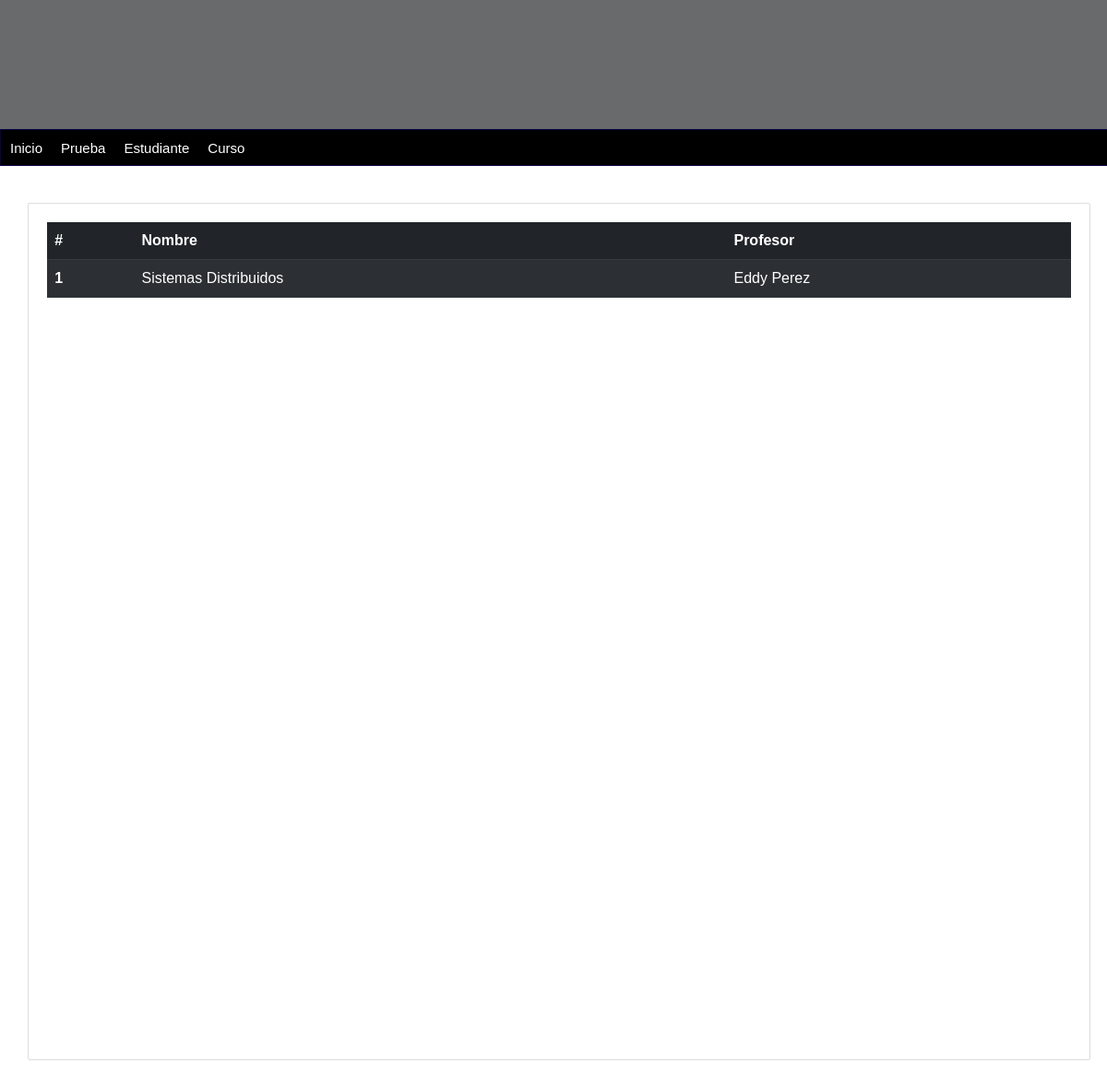
The page /curso/ on the database as committed earlier.
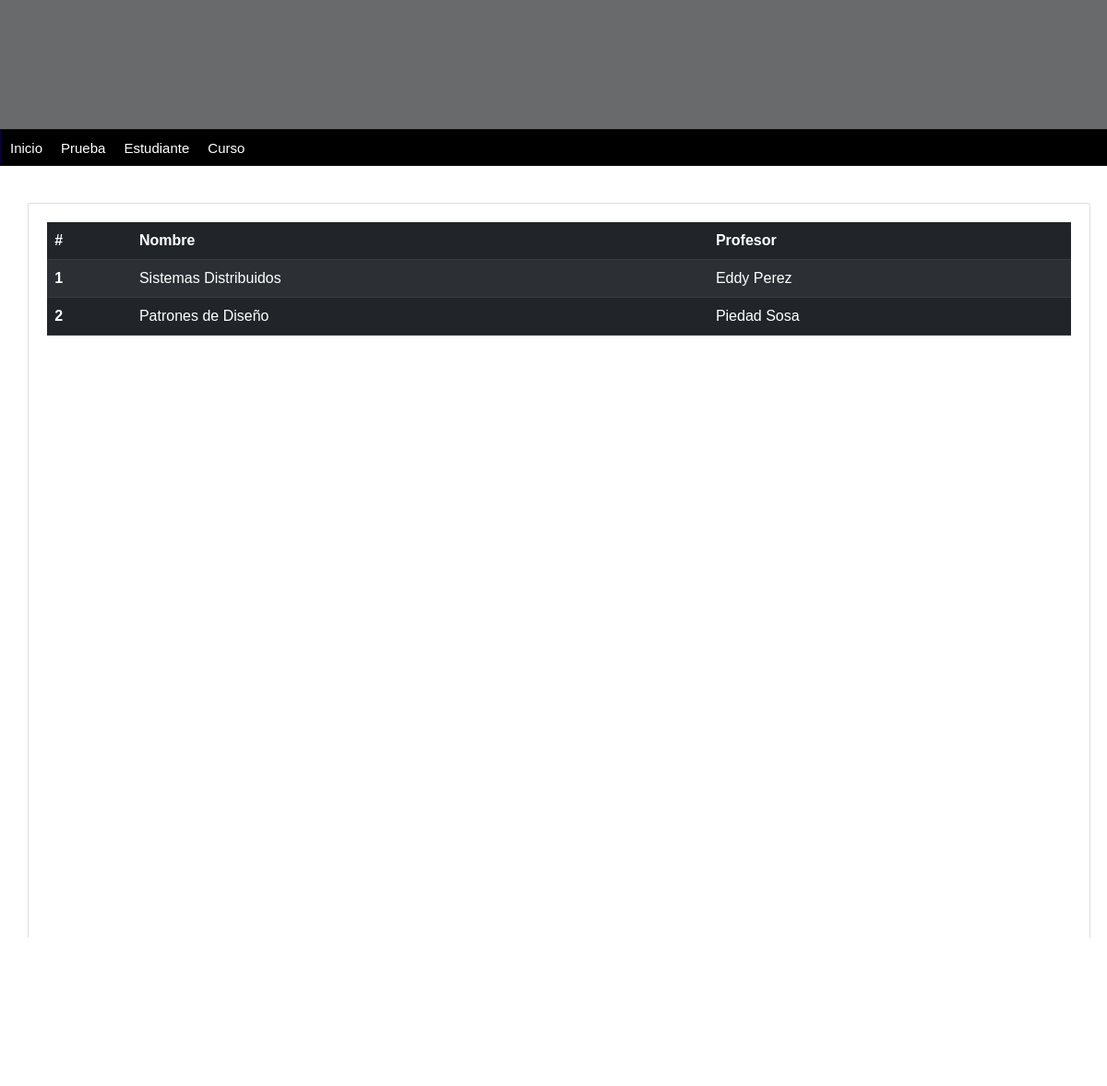
The same page on the database as committed later.
### curso/models.py (models this page shows, shortened)
class Curso(models.Model):
    nombre = models.CharField(max_length=100)
    profesor = models.ForeignKey(Persona, on_delete=models.CASCADE)
    create_at = models.DateTimeField(auto_now=True)
    class Meta:
        db_table = 'Curso'

### persona/models.py (models this page shows, shortened)
class Persona(models.Model):
    nombre = models.CharField(max_length=100)
    apellidos = models.CharField(max_length=100)
    dni = models.CharField(max_length=10)
    telefono = models.CharField(max_length=10)
    email = models.EmailField()
    fecha_nacimiento = models.DateField()
    rol = models.CharField(max_length=20)
    create_at = models.DateTimeField(auto_now=True)
    class Meta:
        db_table = 'Persona'

### curso/views.py (the view)
# urls.py: path('curso/', get_cursos, name='lista-curso'),
def get_cursos(request):
    cursos = Curso.objects.all()
    profesor = Persona.objects.filter(rol='Profesor')
    return render(request, 'lista-curso.html', {
        'title': 'Lista de cursos',
        'cursos': cursos
    })

### curso/templates/lista-curso.html
{% extends "index.html" %}
{% block content %}
<table class="table table-dark table-striped">
   <thead>
     <tr>
       <th scope="col">#</th>
       <th scope="col">Nombre</th>
       <th scope="col">Profesor</th>
     </tr>
   </thead>
   <tbody>
     {% for curso in cursos %}
     <tr>
       <th scope="row">{{ forloop.counter }}</th>
       <td>{{ curso.nombre }}</td>
       <td>{{ curso.profesor.nombre }} {{ curso.profesor.apellidos }}</td>
     </tr>
     {% endfor %}
   </tbody>
 </table>
{% endblock %}

Rows that differ between the two databases and show on the page:
added Curso: nombre "Patrones de Diseño", profesor.nombre "Piedad", profesor.apellidos "Sosa"
